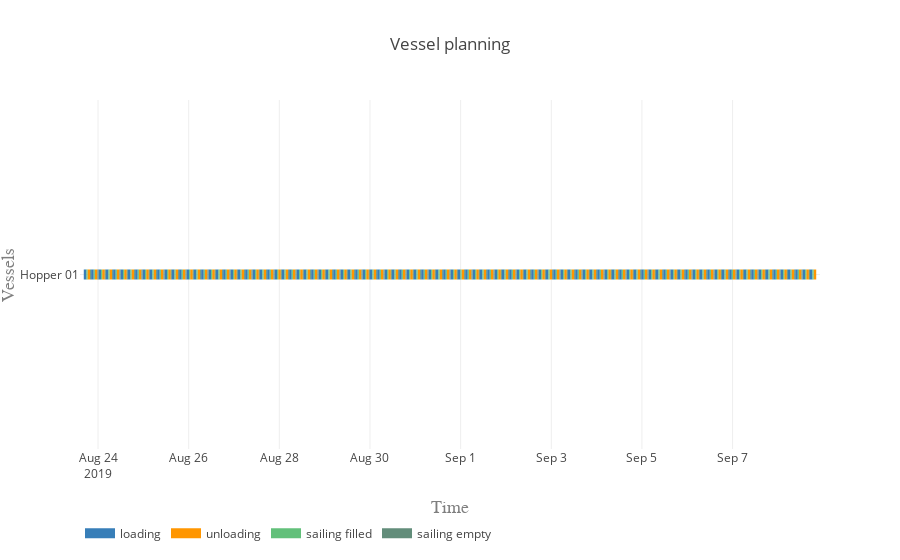

Notebook code for this chart:
### Markdown cell above
#### Vessel planning

### Code cell
vessels = [hopper]

activities = ['loading', 'unloading', 'sailing filled', 'sailing empty']
colors = {0:'rgb(55,126,184)', 1:'rgb(255,150,0)', 2:'rgb(98, 192, 122)', 3:'rgb(98, 141, 122)'}

plot.vessel_planning(vessels, activities, colors)

### Figure 1 — Plotly figure (JSON) as saved in the notebook; plotly's stock layout.template omitted (floating-point values rounded to 4 significant figures; data arrays with more than 128 entries replaced by an {"elided": "..."} marker saying what was removed)
{"data": [{"connectgaps": false, "hoverinfo": "y+name", "line": {"color": "rgb(55,126,184)", "width": 10}, "mode": "lines", "name": "loading", "type": "scatter", "uid": "30fa2af1-897e-47e0-a9a2-7080db78fb55", "x": {"elided": "500 str values"}, "y": {"elided": "500 str values"}}, {"connectgaps": false, "hoverinfo": "y+name", "line": {"color": "rgb(255,150,0)", "width": 10}, "mode": "lines", "name": "unloading", "type": "scatter", "uid": "0cef50c7-da76-47e2-ac16-7605c3e64795", "x": {"elided": "500 str values"}, "y": {"elided": "500 str values"}}, {"connectgaps": false, "hoverinfo": "y+name", "line": {"color": "rgb(98, 192, 122)", "width": 10}, "mode": "lines", "name": "sailing filled", "type": "scatter", "uid": "e6404d2f-69a0-400f-9c8e-a6e06a33b227", "x": {"elided": "500 str values"}, "y": {"elided": "500 str values"}}, {"connectgaps": false, "hoverinfo": "y+name", "line": {"color": "rgb(98, 141, 122)", "width": 10}, "mode": "lines", "name": "sailing empty", "type": "scatter", "uid": "ddaaa51c-a19f-41d0-8021-2daffb68fa38", "x": {"elided": "495 str values"}, "y": {"elided": "495 str values"}}], "layout": {"hovermode": "closest", "legend": {"orientation": "h", "x": 0, "y": -0.2}, "title": "Vessel planning", "xaxis": {"range": ["2019-08-23 14:26:50", "2019-09-08 22:16:45.844910"], "title": "Time", "titlefont": {"color": "#7f7f7f", "family": "Courier New, monospace", "size": 18}}, "yaxis": {"title": "Vessels", "titlefont": {"color": "#7f7f7f", "family": "Courier New, monospace", "size": 18}}}}
